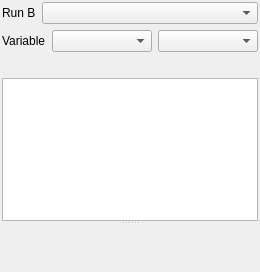
<?xml version="1.0" encoding="UTF-8"?>
<ui version="4.0">
 <class>PostCompareDock</class>
 <widget class="QWidget" name="PostCompareDock">
  <property name="windowTitle">
   <string>Compare</string>
  </property>
  <layout class="QVBoxLayout" name="verticalLayout_PostCompareDock">
   <property name="leftMargin">
    <number>2</number>
   </property>
   <property name="topMargin">
    <number>2</number>
   </property>
   <property name="rightMargin">
    <number>2</number>
   </property>
   <property name="bottomMargin">
    <number>2</number>
   </property>
   <item>
    <layout class="QHBoxLayout" name="horizontalLayout_postCompareRun" stretch="0,1">
     <item>
      <widget class="QLabel" name="label_postCompareRun">
       <property name="text">
        <string>Run B</string>
       </property>
      </widget>
     </item>
     <item>
      <widget class="QComboBox" name="comboBox_postCompareRun">
       <property name="toolTip">
        <string>The run to compare with the open one (run A): an archived run, or the current one.</string>
       </property>
      </widget>
     </item>
    </layout>
   </item>
   <item>
    <layout class="QHBoxLayout" name="horizontalLayout_postCompareVariable" stretch="0,1,1">
     <item>
      <widget class="QLabel" name="label_postCompareVariable">
       <property name="text">
        <string>Variable</string>
       </property>
      </widget>
     </item>
     <item>
      <widget class="QComboBox" name="comboBox_postCompareVariable">
       <property name="toolTip">
        <string>The variable mapped for A, B and their difference.</string>
       </property>
      </widget>
     </item>
     <item>
      <widget class="QComboBox" name="comboBox_postCompareStatistic">
       <property name="toolTip">
        <string>The statistic over the common period.</string>
       </property>
      </widget>
     </item>
    </layout>
   </item>
   <item>
    <widget class="QLabel" name="label_postCompareNotes">
     <property name="wordWrap">
      <bool>true</bool>
     </property>
    </widget>
   </item>
   <item>
    <widget class="QSplitter" name="splitter_postCompare">
     <property name="orientation">
      <enum>Qt::Vertical</enum>
     </property>
     <widget class="QTableWidget" name="tableWidget_postCompare">
      <property name="toolTip">
       <string>A, B and B - A: basin means of the variable and the gauge's scores.</string>
      </property>
      <property name="editTriggers">
       <set>QAbstractItemView::NoEditTriggers</set>
      </property>
      <property name="selectionBehavior">
       <enum>QAbstractItemView::SelectRows</enum>
      </property>
      <property name="sizePolicy">
       <sizepolicy hsizetype="Expanding" vsizetype="Expanding">
        <horstretch>0</horstretch>
        <verstretch>1</verstretch>
       </sizepolicy>
      </property>
      <attribute name="horizontalHeaderStretchLastSection">
       <bool>true</bool>
      </attribute>
     </widget>
     <widget class="QWidget" name="widget_postComparePlot">
      <property name="sizePolicy">
       <sizepolicy hsizetype="Expanding" vsizetype="Expanding">
        <horstretch>0</horstretch>
        <verstretch>2</verstretch>
       </sizepolicy>
      </property>
     </widget>
    </widget>
   </item>
  </layout>
 </widget>
 <resources />
 <connections />
</ui>
